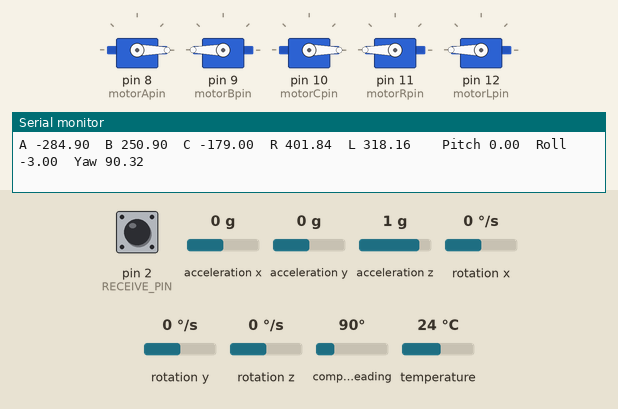
A sketch run on a simulated Arduino Uno, built with avr-gcc and run on an emulated ATmega328P. Shown: 5 × servo, the last lines printed to the serial monitor. The inputs (shaded band) are chosen by the test bench; at power-on: acceleration y 0 g, acceleration z 1 g, acceleration x 0 g, pin 2 (RECEIVE_PIN) HIGH, rotation x 0 °/s, rotation y 0 °/s, rotation z 0 °/s, compass heading 90°, temperature 24 °C.

Above: at 1.2 s.
1.3 s: acceleration y set to -1.4 g
4.3 s: acceleration z set to -1.4 g
At 5.8 s:
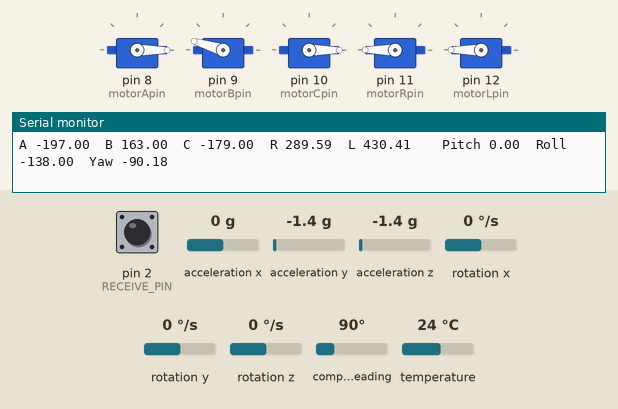
6.1 s: acceleration x set to -1.4 g
At 7.7 s:
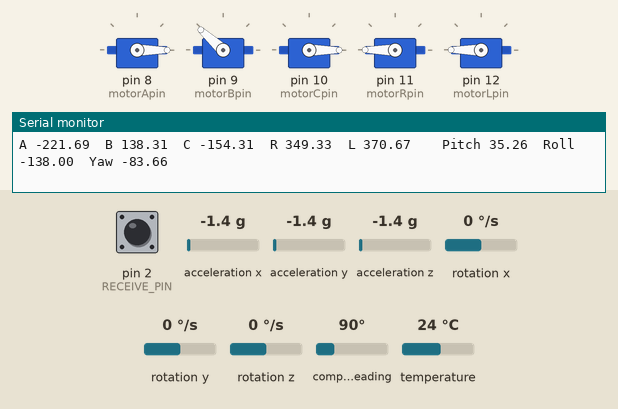
Timing chart, 0 to 9.2 s (numbered marks = the images above; inputs shaded):
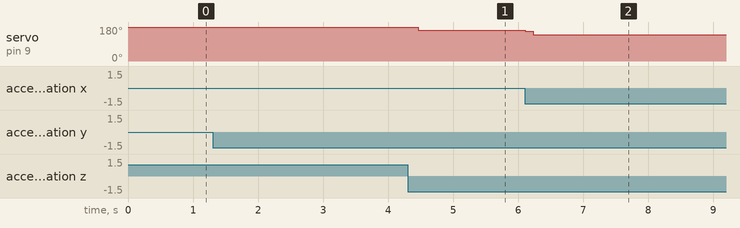

The sketch:

first_IMU___PID_tests.ino
```cpp
//IMU & PID test

//////PPM READING PRE SETUP/////

#define RECEIVE_PIN 2
#define CHANNEL_AMOUNT 8
#define DETECTION_SPACE 2500
#define METHOD RISING

int ch[CHANNEL_AMOUNT + 1];

/*//////OSD PRE SETUP/////
#include <SPI.h>
#include <max7456.h>
Max7456 osd;*/

//////FOR ALL GAMERS OUT THERE/////
#include <Servo.h>

//////IMU//////////
#include <Wire.h>
#include <Adafruit_LSM9DS1.h>
#include <Adafruit_Sensor.h>  // not used in this demo but required!
// i2c
Adafruit_LSM9DS1 lsm = Adafruit_LSM9DS1();

#include <KalmanFilter.h>

#define LSM9DS1_SCK A5
#define LSM9DS1_MISO 12
#define LSM9DS1_MOSI A4
#define LSM9DS1_XGCS 6
#define LSM9DS1_MCS 5

//////PID////////
#include <PID_v1.h>


void setup()
{
  Serial.begin(115200);

  while (!Serial) {delay(1);}
  if (!lsm.begin()){while (1);}

  setupIMU();
  setupPID();

  pinMode(RECEIVE_PIN, INPUT_PULLUP);
  attachInterrupt(digitalPinToInterrupt(RECEIVE_PIN), ppm_interrupt, METHOD);
}


void loop()
{
  ppm_write();
  runIMU();
}
```

IMU.ino
```cpp
#define LSM9DS1_SCK A5
#define LSM9DS1_MISO 12
#define LSM9DS1_MOSI A4
#define LSM9DS1_XGCS 6
#define LSM9DS1_MCS 5

float accPitch = 0;
float accRoll = 0;
float accmagYaw = 0;

/*float kalPitch = 0;
float kalRoll = 0;
float kalYaw = 0;

KalmanFilter kalmanX(0.001, 0.003, 0.03);     //(0.001, 0.003, 0.03)
KalmanFilter kalmanY(0.001, 0.003, 0.03);
KalmanFilter kalmanZ(0.001, 0.003, 0.03);*/

float compPitch = 0;
float compRoll = 0;
float compYaw = 0;

float mx_min, my_min, mz_min;
float mx_max, my_max, mz_max;

float offaccX;
float offaccY;
float offaccZ;

float offmagX;
float offmagY;
float offmagZ;

void setupIMU()
{
  //while (!Serial) {delay(1);}
  //if (!lsm.begin()){while (1);}

  lsm.setupAccel(lsm.LSM9DS1_ACCELRANGE_16G);
  lsm.setupMag(lsm.LSM9DS1_MAGGAIN_16GAUSS);
  lsm.setupGyro(lsm.LSM9DS1_GYROSCALE_2000DPS);
}

void runIMU()
{
  lsm.read();
  sensors_event_t a, m, g, temp;
  lsm.getEvent(&a, &m, &g, &temp);

  double kt = (double)micros();
  double dt = (double)(micros() - kt) / 1000000;


  mx_min = -0.05; //swapped
  my_min = -0.13;
  mz_min = -0.28;

  mx_max = 0.41;
  my_max = 0.27;
  mz_max = 0.12;

  float mx_offset = (mx_min + mx_max)/2;
  float my_offset = (my_min + my_max)/2;
  float mz_offset = (mz_min + mz_max)/2;

  float avg_delta_x = (mx_max - mx_min)/2;
  float avg_delta_y = (my_max - my_min)/2;
  float avg_delta_z = (mz_max - mz_min)/2;

  float avg_delta = (avg_delta_x + avg_delta_y + avg_delta_z)/3;

  float scale_x = avg_delta / avg_delta_x;                  // this is different
  float scale_y = avg_delta / avg_delta_y;
  float scale_z = avg_delta / avg_delta_z;

  float calmagX = (m.magnetic.x - mx_offset) * scale_x;
  float calmagY = (m.magnetic.y - my_offset) * scale_y;
  float calmagZ = (m.magnetic.z - mz_offset) * scale_z;//*/


  int OFFSET = ch[5];
  if (OFFSET>1500){
    offaccX = a.acceleration.x;
    offaccY = a.acceleration.y;
    offaccZ = a.acceleration.z-9.81;

    offmagX = calmagX-0.19;
    offmagY = calmagY-0.02;
    offmagZ = calmagZ+0.38;
  }

  // Calculate Pitch & Roll from accelerometer (deg)
  //accPitch = (atan2(a.acceleration.x, a.acceleration.z) * 180.0) / M_PI;
  accPitch = (-(atan2(a.acceleration.x-offaccX, sqrt((a.acceleration.y-offaccY) * (a.acceleration.y-offaccY) + (a.acceleration.z-offaccZ) * (a.acceleration.z-offaccZ))) * 180.0) / M_PI);
  accRoll  = ((atan2(a.acceleration.y-offaccY, a.acceleration.z-offaccZ) * 180.0) / M_PI)-3;

  double Bfy = (calmagZ-offmagZ) * sin(accRoll*DEG_TO_RAD) - (calmagY-offmagY) * cos(accRoll*DEG_TO_RAD);
  double Bfx = (calmagX-offmagX) * cos(accPitch*DEG_TO_RAD) + (calmagY-offmagY) * sin(accPitch*DEG_TO_RAD) * sin(accRoll*DEG_TO_RAD) + (calmagZ-offmagZ) * sin(accPitch*DEG_TO_RAD) * cos(accRoll*DEG_TO_RAD);
  accmagYaw = atan2(-Bfy, Bfx) * RAD_TO_DEG;

  //Complementary filter
  compPitch = 0.8 * (compPitch + g.gyro.y * dt) + 0.2 * accPitch; //had 50/50 but while quick accel its bad
  compRoll = 0.8 * (compRoll + g.gyro.x * dt) + 0.2 * accRoll;
  compYaw = 0.3 * (compYaw + g.gyro.z * dt) + 0.7 * accmagYaw;

 //ch[5]=2000;

 /*Serial.print(calmagX);
 Serial.print("\t");
 Serial.print(calmagY);
 Serial.print("\t");
 Serial.print(calmagZ);
 Serial.print("\t");
 Serial.print(compYaw);
 Serial.print("\t");
 Serial.print(compPitch);
 Serial.print("\t");
 Serial.print(compRoll);
 Serial.print("\t");
 Serial.println();//*/

  /*accX = a.acceleration.x - map(compRoll,-90,90,-1,1)*9.81//maybe sins and tangents
  accY = a.acceleration.y - map(compPitch,-90,90,-1,1)*9.81
  accZ = a.acceleration.z // - Pitch + Roll jakoś*/

  /*// Kalman filter
  kalPitch = kalmanY.update(accPitch, g.gyro.y);
  kalRoll = kalmanX.update(accRoll, g.gyro.x);
  kalYaw = kalmanZ.update(accmagYaw, g.gyro.z);

  if (kalPitch < -180 || kalPitch > 180)
    kalPitch = accPitch;
  if (kalRoll < -180 || kalRoll > 180)
    kalRoll = accRoll;
  if (kalYaw < -180 || kalYaw > 180)
    kalYaw = accmagYaw;*/


#if 0
  Serial.print("Pitch");
  Serial.print("\t");
  Serial.print(accPitch);
  Serial.print("\t");
  Serial.print(compPitch);
  Serial.print("\t");
  Serial.print("Roll");
  Serial.print("\t");
  Serial.print(accRoll);
  Serial.print("\t");
  Serial.print(compRoll);
  Serial.print("\t");
  Serial.print("Yaw");
  Serial.print("\t");
  Serial.print(accmagYaw);
  Serial.print("\t");
  Serial.print(compYaw);

  Serial.println();

  delay(00);
#endif

  runPID(compRoll, compPitch, compYaw, a.acceleration.x, a.acceleration.y, a.acceleration.z );
}
```

PID.ino
```cpp
//Define Variables we'll be connecting to
double Setpoint[6];//ghost thrust [prob 0]
double Input[6];//error
double Output[6];//thrust
double Stick[6];

//Define the aggressive and conservative Tuning Parameters
double aggKp=0.7, aggKi=0, aggKd=0;
double consKp=0.3, consKi=0, consKd=0;
PID motorPID[]={
PID(&Input[0], &Output[0], &Setpoint[0], aggKp, aggKi, aggKd, DIRECT),
PID(&Input[1], &Output[1], &Setpoint[1], aggKp, aggKi, aggKd, DIRECT),
PID(&Input[2], &Output[2], &Setpoint[2],   0.4,     0,     0, DIRECT),
PID(&Input[3], &Output[3], &Setpoint[3], aggKp, aggKi, aggKd, DIRECT),
PID(&Input[4], &Output[4], &Setpoint[4], aggKp, aggKi, aggKd, DIRECT),
PID(&Input[5], &Output[5], &Setpoint[5], aggKp, aggKi, aggKd, DIRECT),
};

#define motorApin 8
#define motorBpin 9
#define motorCpin 10
#define motorRpin 11
#define motorLpin 12

Servo motorA;
Servo motorB;
Servo motorC;
Servo motorR;
Servo motorL;

int valLUP;
int valRUP;
int valLLR;
int valRLR;
int conLLR = 0;

int offYaw;

int FREEMODE;

int stick;

void setupPID()
{

  //initialize the variables we're linked to
  Input[0] = 0;
  Input[1] = 0;
  Input[2] = 0;
  Input[3] = 0;
  Input[4] = 0;
  Input[5] = 0;

  Setpoint[0] = 0;
  Setpoint[1] = 0;
  Setpoint[2] = 0;
  Setpoint[3] = 0;
  Setpoint[4] = 0;
  Setpoint[5] = 0;

  //turn the PID on
  for(byte i=0; i<=5; i++){
  motorPID[i].SetMode(AUTOMATIC);
  motorPID[i].SetOutputLimits(-90,90);
  Serial.print(i);}
}

void runPID(float compRoll, float compPitch, float compYaw, float accX, float accY, float accZ){

  //Serial.println(compRoll);

 FREEMODE = ch[6];
 if(FREEMODE>1500){
  compRoll = 0;
  compPitch = 0;
  compYaw = 0;
  accX = 0;
  accY = 0;
  accZ = 0;
  conLLR=valLLR;
 }

  motorA.attach(motorApin,805,2075);//135
  motorB.attach(motorBpin,1040,2310);//135
  motorC.attach(motorCpin,1030,2300);//135
  motorR.attach(motorRpin,1185-135,2185+135);
  motorL.attach(motorLpin,945-135,1945+135);

  valLLR = map(ch[4], 1000, 2000, 90, -90);
  valRUP = map(ch[2], 1000, 2000, 90, -90); //900,1100
  valLUP = map(ch[3], 1000, 2000, -90, 90);
  valRLR = map(ch[1], 1000, 2000, -90, 90);
  //stick=analogRead(0);
  //valRLR = map(stick, 0, 1023, 0, 180);


  if (FREEMODE>1500){
    Input[2] = 0;
    Stick[2] = valLLR;
  }else{
    if (conLLR<0) conLLR = 360;
    conLLR = (conLLR + valLLR/90)%360;
    Input[2] = conLLR-180 + compYaw;
    if (Input[2]>180) Input[2] = Input[2]-360;
    if (Input[2]<-180) Input[2] = Input[2]+360;//*/
    Stick[2] = 0;
  }//*/

  /*int OFFSET = ch[5];
  if (OFFSET>1500){
    offYaw=conLLR-180;
  }*/

  Input[0] = compRoll;
  Input[1] = compPitch;
  Input[3] = 0;// + accX;
  Input[4] = 0; //accY + no stick available
  Input[5] = 0;// + accZ;

  Stick[0] = valRLR;
  Stick[1] = map(-valRUP*valLUP,-8100,8100,-90,90);

  Stick[3] = valRUP;
  Stick[4] = 0;
  Stick[5] = - map(valLUP*(abs(valRUP)-90),-8100,8100,-90,90);

    if (abs(Setpoint[2]-Input[2]) < 20)
    {       motorPID[2].SetTunings(consKp, consKi, consKd);
    }else{  motorPID[2].SetTunings(0.5, 0, 0);}//*/

  for(byte i=0; i<=5; i++){
    motorPID[i].Compute();

    /*if(abs(Output[i])<10){
      Output[i] = 0;
    }//*/
  }


      motorA.write(+Output[0]+Output[1]+Output[5]+Stick[0]+Stick[1]+Stick[5]+90);
      motorB.write(-Output[0]+Output[1]+Output[5]-Stick[0]+Stick[1]+Stick[5]+90);
      motorC.write(-Output[1]+Output[5]-Stick[1]+Stick[5]+90);
      motorR.write(+Output[2]+Output[3]+Stick[2]+Stick[3]+90);
      motorL.write(-Output[2]+Output[3]-Stick[2]+Stick[3]+90);//*/

      /*Serial.print(ch[3]);
      Serial.print("\t");
      Serial.print(ch[2]);
      Serial.print("\t");//*/
      printmotors(accX,accY,accZ);
}

void printmotors(float accX, float accY, float accZ){

  Serial.print("A ");
  Serial.print(+Output[0]+Output[1]+Output[5]+Stick[0]+Stick[1]+Stick[5]+90);
  Serial.print("\t");
  Serial.print("B ");
  Serial.print(-Output[0]+Output[1]+Output[5]-Stick[0]+Stick[1]+Stick[5]+90);
  Serial.print("\t");
  Serial.print("C ");
  Serial.print(-Output[1]+Output[5]-Stick[1]+Stick[5]+90);
  Serial.print("\t");
  Serial.print("R ");
  Serial.print(+Output[2]+Output[3]+Stick[2]+Stick[3]+90);
  Serial.print("\t");
  Serial.print("L ");
  Serial.print(-Output[2]+Output[3]-Stick[2]+Stick[3]+90);

  /*Serial.print("A ");
  Serial.print(roll+pitch+z+90);
  Serial.print("\t");
  Serial.print("B ");
  Serial.print(-roll+pitch+z+90);
  Serial.print("\t");
  Serial.print("C ");
  Serial.print(-pitch+z+90);
  Serial.print("\t");
  Serial.print("R ");
  Serial.print(yaw+x+90);
  Serial.print("\t");
  Serial.print("L ");
  Serial.print(-yaw+x+90);*/

  Serial.print("\t\t");
  //Serial.pritln();

  Serial.print("Pitch ");
  Serial.print(compPitch);
  Serial.print("\t");
  Serial.print("Roll ");
  Serial.print(compRoll);
  Serial.print("\t");
  Serial.print("Yaw ");
  Serial.print(compYaw);

  Serial.println();

  //double tiger = temp.temperature / 210 + 20 ;
  //Serial.print("Temp: "); Serial.print(tiger); Serial.println(" celcius");

  delay(00);
}
```

PPM.ino
```cpp
void ppm_write()
{
static unsigned long int t;
if (millis() - t < 100)
return 0;
for (byte i = 0; i < CHANNEL_AMOUNT + 1; i++)
{
  //Serial.print(ch[i]);
  //Serial.print("\t");
}
  //Serial.print("\n");
  t = millis();
}

void ppm_interrupt()
{
static byte i;
static unsigned long int t_old;
unsigned long int t = micros(); //store time value a when pin value falling/rising
unsigned long int dt = t - t_old; //calculating time inbetween two peaks
t_old = t;

if ((dt > DETECTION_SPACE) || (i > CHANNEL_AMOUNT))
{
i = 0;
}
ch[i++] = dt;
}


/*void ppm_write()
{
static unsigned long int t;
if (millis() - t < 100)
return 0;
ppmprint();
  t = millis();
}

void ppm_interrupt()
{
static byte i;
static unsigned long int t_old;
unsigned long int t = micros(); //store time value a when pin value falling/rising
unsigned long int dt = t - t_old; //calculating time inbetween two peaks
t_old = t;

if ((dt > DETECTION_SPACE) || (i > CHANNEL_AMOUNT))
{
i = 0;
}
ch[i++] = dt;

  /*Serial.println(t);
  if(100-t<100) {DISCONNECT= 0;
    for (byte i = 0; i < CHANNEL_AMOUNT + 1; i++){
      ch[i]=1500;
    }
  }else{ DISCONNECT= 1;}
}*/

/*void ppmprint(){
  for (byte j = 0; j < CHANNEL_AMOUNT + 1; j++){
  Serial.print(ch[j]);
  Serial.print("\t");
  }
  Serial.print(DISCONNECT);
  Serial.print("\n");
}*/
```

Measured:
- after the input at 4.3 s, servo on pin 9 (motorBpin): 180° → 179° after 0.06 s, → 163° 0.10 s later
- after the input at 6.1 s, servo on pin 9 (motorBpin): 163° → 158° at once, → 140° 0.12 s later, → 138° 0.10 s later
